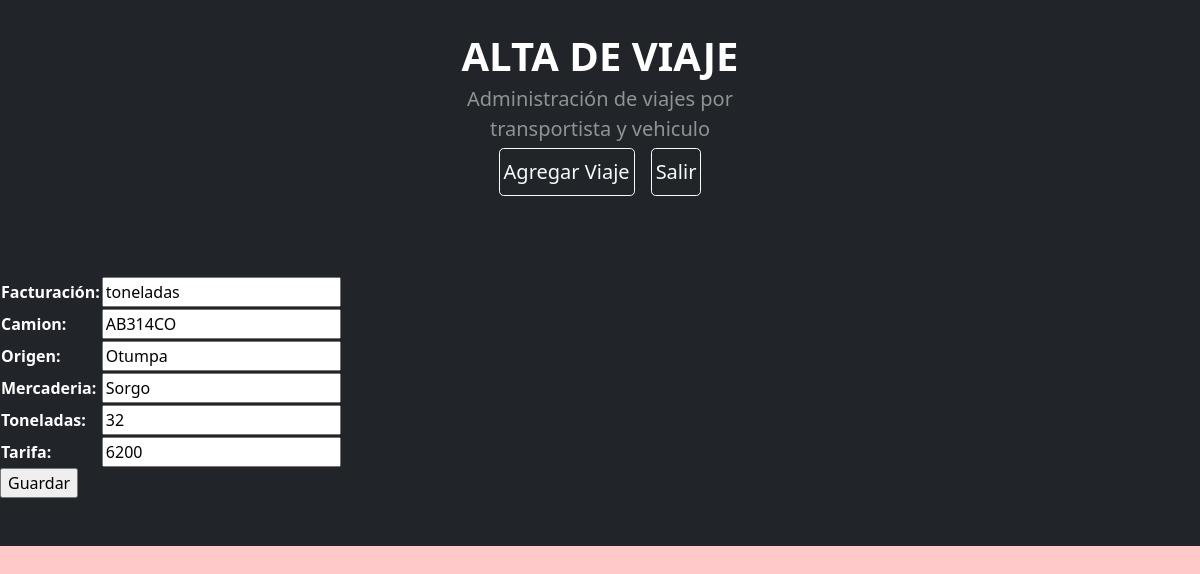
/app_Misviajes/editarviaje/6, run on the app's committed database.
### app_Misviajes/models.py (models this page shows, shortened)
class Viajes (models.Model):
    Facturación = models.CharField (max_length=30)
    Camion= models.CharField (max_length=30)
    Origen=models.CharField (max_length=30)
    Mercaderia = models.CharField (max_length=30)
    Toneladas = models.IntegerField()
    Tarifa = models.IntegerField()

### app_Misviajes/views.py (the view, shortened to what this page needs)
# urls.py: path('editarviaje/<Viaje_id>', editarviaje, name="editarviaje")
def editarviaje (request,Viaje_id):
    viaje = Viajes.objects.get(id=Viaje_id)
    info_formulario=viajesformulario(initial={"Facturación":viaje.Facturación,
                           "Camion":viaje.Camion,
                           "Origen":viaje.Origen,
                           "Mercaderia":viaje.Mercaderia,
                           "Toneladas":viaje.Toneladas,
                           "Tarifa":viaje.Tarifa})
    return render(request, "formviajes.html",{"info_formulario":info_formulario})

### app_Misviajes/forms.py
class viajesformulario (forms.Form):
    Facturación = forms.CharField (max_length=30)
    Camion= forms.CharField (max_length=30)
    Origen= forms.CharField (max_length=30)
    Mercaderia = forms.CharField (max_length=30)
    Toneladas = forms.IntegerField()
    Tarifa = forms.IntegerField()

### app_Misviajes/Template/formviajes.html (shortened to what this page needs)
{% load static %}
<!DOCTYPE html>
<html lang="en">
    <head>
            <link href="https://cdn.jsdelivr.net/npm/bootstrap-icons@1.4.1/font/bootstrap-icons.css" rel="stylesheet" />
            <link href="{%static 'css/styles.css'%}" rel="stylesheet" />
    </head>
    <body style="background-color: rgba(255, 0, 0, 0.212);">
        <header class="bg-dark py-2">
            <div class="container px-4">
                <div class="row gx-5 justify-content-center">
                    <div class="col-lg-4">
                        <div class="text-center my-4">
                            <h1 class="display-8 fw-bolder text-white mb-1">ALTA DE VIAJE</h1>
                            <p class="lead text-white-50 mb-1">Administración de viajes por transportista y vehiculo</p>
                            <div class="d-grid gap-3 d-sm-flex justify-content-sm-center">
                                <a class="btn btn-outline-light btn-lg px-1" href="Viajesformulario">Agregar Viaje</a>
                                <a class="btn btn-outline-light btn-lg px-1" href="">Salir</a>
                            </div>
                        </div>
                    </div>
                </div>
            </div>
        </header>
        <header class="bg-dark py-5">
        <form action="" method="post">{% csrf_token %}
            <table style="color: white ;">
                {{info_formulario.as_table}}
            </table>
            <input type="submit" value="Guardar">
        </form>
        </header>
    </body>
</html>

### data on the page
Viajes: Facturación "toneladas", Camion "AB314CO", Origen "Otumpa", Mercaderia "Sorgo", Toneladas "32", Tarifa "6200"
